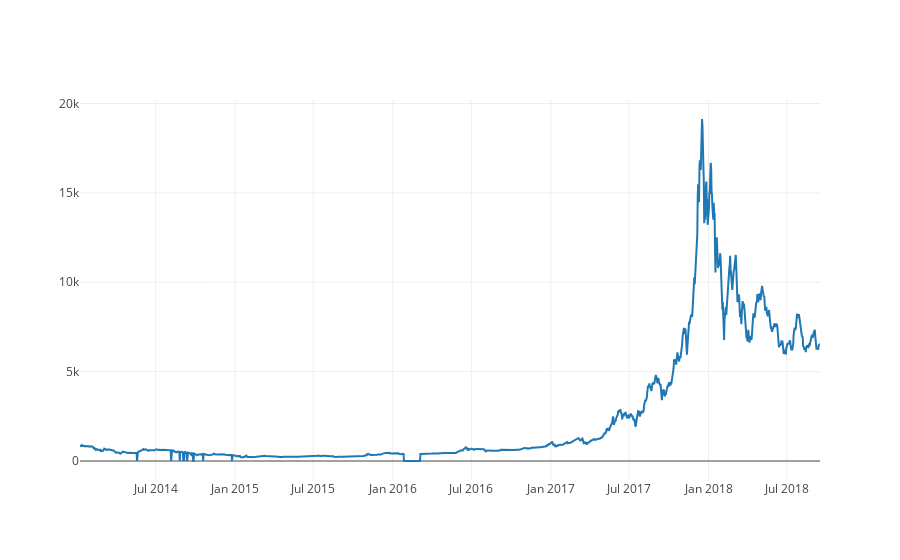

Notebook source saved alongside this figure:
### Code cell
btc_trace = go.Scatter(x=btc_usd_price_kraken.index, y=btc_usd_price_kraken['Weighted Price'])
py.iplot([btc_trace])

### Figure 1 — Plotly figure (JSON) as saved in the notebook; plotly's stock layout.template omitted (floating-point values rounded to 4 significant figures; data arrays with more than 128 entries replaced by an {"elided": "..."} marker saying what was removed)
{"data": [{"type": "scatter", "uid": "d3427c7a-ba6f-11e8-a90a-9a00043bfa40", "x": {"elided": "1714 str values"}, "y": {"elided": "1714 float values"}}], "layout": {}}
